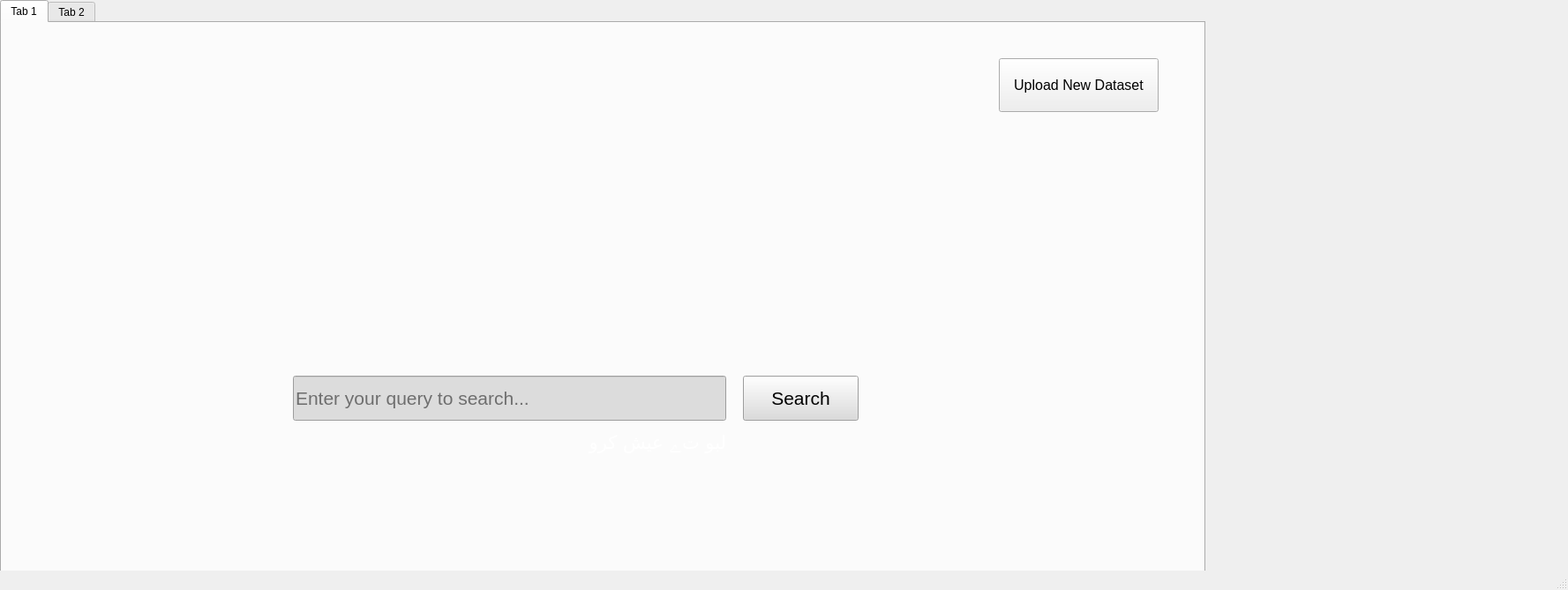
<?xml version="1.0" encoding="UTF-8"?>
<ui version="4.0">
 <class>MainWindow</class>
 <widget class="QMainWindow" name="MainWindow">
  <property name="geometry">
   <rect>
    <x>0</x>
    <y>0</y>
    <width>1777</width>
    <height>669</height>
   </rect>
  </property>
  <property name="windowTitle">
   <string>MainWindow</string>
  </property>
  <widget class="QWidget" name="centralwidget">
   <widget class="QTabWidget" name="tabWidget">
    <property name="geometry">
     <rect>
      <x>0</x>
      <y>0</y>
      <width>1366</width>
      <height>768</height>
     </rect>
    </property>
    <property name="styleSheet">
     <string notr="true"/>
    </property>
    <property name="currentIndex">
     <number>0</number>
    </property>
    <widget class="QWidget" name="tab_3">
     <attribute name="title">
      <string>Tab 1</string>
     </attribute>
     <widget class="QLineEdit" name="lineEdit">
      <property name="geometry">
       <rect>
        <x>330</x>
        <y>400</y>
        <width>491</width>
        <height>51</height>
       </rect>
      </property>
      <property name="font">
       <font>
        <family>Segoe UI</family>
        <pointsize>16</pointsize>
       </font>
      </property>
      <property name="styleSheet">
       <string notr="true">background-color: rgb(220, 220, 220);
color: rgb(0, 0, 0);</string>
      </property>
      <property name="text">
       <string/>
      </property>
      <property name="placeholderText">
       <string>Enter your query to search...</string>
      </property>
     </widget>
     <widget class="QPushButton" name="pushButton">
      <property name="geometry">
       <rect>
        <x>840</x>
        <y>400</y>
        <width>131</width>
        <height>51</height>
       </rect>
      </property>
      <property name="font">
       <font>
        <family>Segoe UI</family>
        <pointsize>16</pointsize>
       </font>
      </property>
      <property name="styleSheet">
       <string notr="true">color: rgb(0, 0, 0);
background-color: rgb(220, 220, 220);</string>
      </property>
      <property name="text">
       <string>Search</string>
      </property>
      <property name="autoDefault">
       <bool>false</bool>
      </property>
      <property name="default">
       <bool>false</bool>
      </property>
     </widget>
     <widget class="QLabel" name="label">
      <property name="geometry">
       <rect>
        <x>590</x>
        <y>460</y>
        <width>231</width>
        <height>31</height>
       </rect>
      </property>
      <property name="font">
       <font>
        <family>Segoe UI Black</family>
        <pointsize>16</pointsize>
       </font>
      </property>
      <property name="styleSheet">
       <string notr="true">color: rgb(255, 255, 255);</string>
      </property>
      <property name="text">
       <string>لبو تے عیش کرو</string>
      </property>
     </widget>
     <widget class="QLabel" name="label_2">
      <property name="geometry">
       <rect>
        <x>370</x>
        <y>70</y>
        <width>581</width>
        <height>321</height>
       </rect>
      </property>
      <property name="styleSheet">
       <string notr="true">image: url(:/icons/logo.png);</string>
      </property>
      <property name="text">
       <string/>
      </property>
     </widget>
     <widget class="QPushButton" name="pushButton_4">
      <property name="geometry">
       <rect>
        <x>1130</x>
        <y>40</y>
        <width>181</width>
        <height>61</height>
       </rect>
      </property>
      <property name="font">
       <font>
        <family>Segoe UI</family>
        <pointsize>12</pointsize>
       </font>
      </property>
      <property name="styleSheet">
       <string notr="true">background-color: rgb(0, 0, 0)
rgb(255, 255, 255);</string>
      </property>
      <property name="text">
       <string>Upload New Dataset</string>
      </property>
     </widget>
     <widget class="QLabel" name="label_4">
      <property name="geometry">
       <rect>
        <x>330</x>
        <y>460</y>
        <width>241</width>
        <height>16</height>
       </rect>
      </property>
      <property name="text">
       <string/>
      </property>
     </widget>
     <widget class="QLabel" name="label_8">
      <property name="geometry">
       <rect>
        <x>10</x>
        <y>-80</y>
        <width>311</width>
        <height>541</height>
       </rect>
      </property>
      <property name="styleSheet">
       <string notr="true">image: url(:/icons/logo3.png);</string>
      </property>
      <property name="text">
       <string/>
      </property>
     </widget>
    </widget>
    <widget class="QWidget" name="tab_4">
     <attribute name="title">
      <string>Tab 2</string>
     </attribute>
     <widget class="QTextBrowser" name="textBrowser">
      <property name="geometry">
       <rect>
        <x>0</x>
        <y>100</y>
        <width>1841</width>
        <height>731</height>
       </rect>
      </property>
      <property name="font">
       <font>
        <family>Segoe UI</family>
        <pointsize>14</pointsize>
       </font>
      </property>
      <property name="styleSheet">
       <string notr="true">color:rgb(240, 212, 215);
</string>
      </property>
      <property name="openExternalLinks">
       <bool>true</bool>
      </property>
     </widget>
     <widget class="QLineEdit" name="lineEdit_2">
      <property name="geometry">
       <rect>
        <x>150</x>
        <y>20</y>
        <width>441</width>
        <height>41</height>
       </rect>
      </property>
      <property name="font">
       <font>
        <family>Segoe UI</family>
        <pointsize>14</pointsize>
       </font>
      </property>
      <property name="styleSheet">
       <string notr="true">background-color: rgb(235, 235, 235);
color: rgb(0, 0, 0);</string>
      </property>
     </widget>
     <widget class="QPushButton" name="pushButton_2">
      <property name="geometry">
       <rect>
        <x>610</x>
        <y>20</y>
        <width>91</width>
        <height>41</height>
       </rect>
      </property>
      <property name="font">
       <font>
        <family>Segoe UI</family>
        <pointsize>14</pointsize>
       </font>
      </property>
      <property name="styleSheet">
       <string notr="true">color:rgb(0, 0, 0);
background-color: rgb(235, 235, 235)</string>
      </property>
      <property name="text">
       <string>Search</string>
      </property>
     </widget>
     <widget class="QPushButton" name="pushButton_3">
      <property name="geometry">
       <rect>
        <x>10</x>
        <y>10</y>
        <width>81</width>
        <height>61</height>
       </rect>
      </property>
      <property name="styleSheet">
       <string notr="true">border-color: rgb(0, 0, 0);
image: url(:/icons/logo.png);
background-color: rgb(0, 0, 0);</string>
      </property>
      <property name="text">
       <string/>
      </property>
      <property name="icon">
       <iconset>
        <normaloff>:/logo.png</normaloff>:/logo.png</iconset>
      </property>
      <property name="iconSize">
       <size>
        <width>120</width>
        <height>120</height>
       </size>
      </property>
     </widget>
     <widget class="QLabel" name="label_7">
      <property name="geometry">
       <rect>
        <x>150</x>
        <y>70</y>
        <width>241</width>
        <height>16</height>
       </rect>
      </property>
      <property name="text">
       <string/>
      </property>
     </widget>
    </widget>
   </widget>
   <widget class="QLabel" name="label_5">
    <property name="geometry">
     <rect>
      <x>720</x>
      <y>640</y>
      <width>241</width>
      <height>16</height>
     </rect>
    </property>
    <property name="text">
     <string/>
    </property>
   </widget>
  </widget>
  <widget class="QStatusBar" name="statusbar"/>
 </widget>
 <resources>
  <include location="logo.qrc"/>
  <include location="logo.qrc"/>
 </resources>
 <connections/>
</ui>
